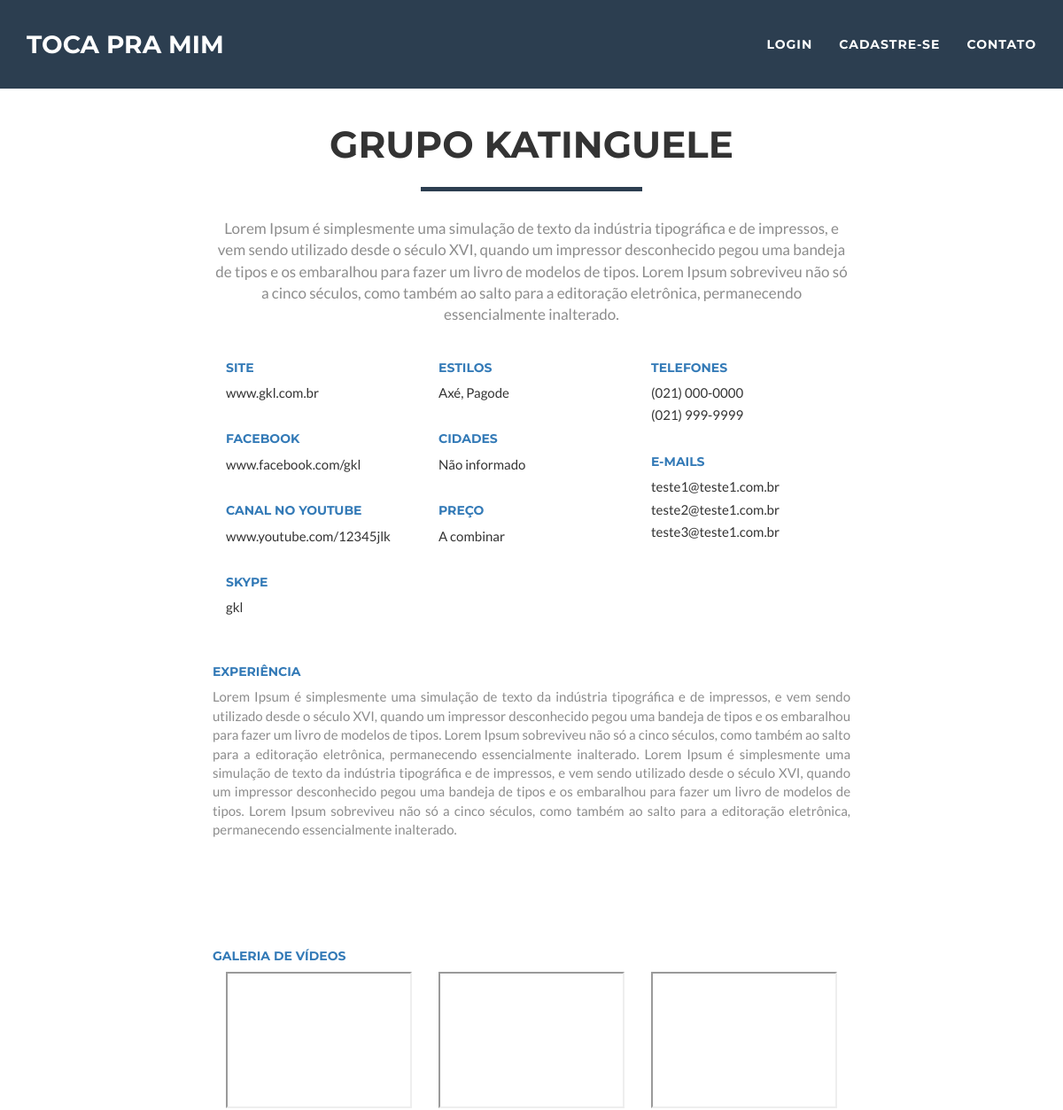
Before: /index.php/banda/index/1 (upper part) with the older database file.
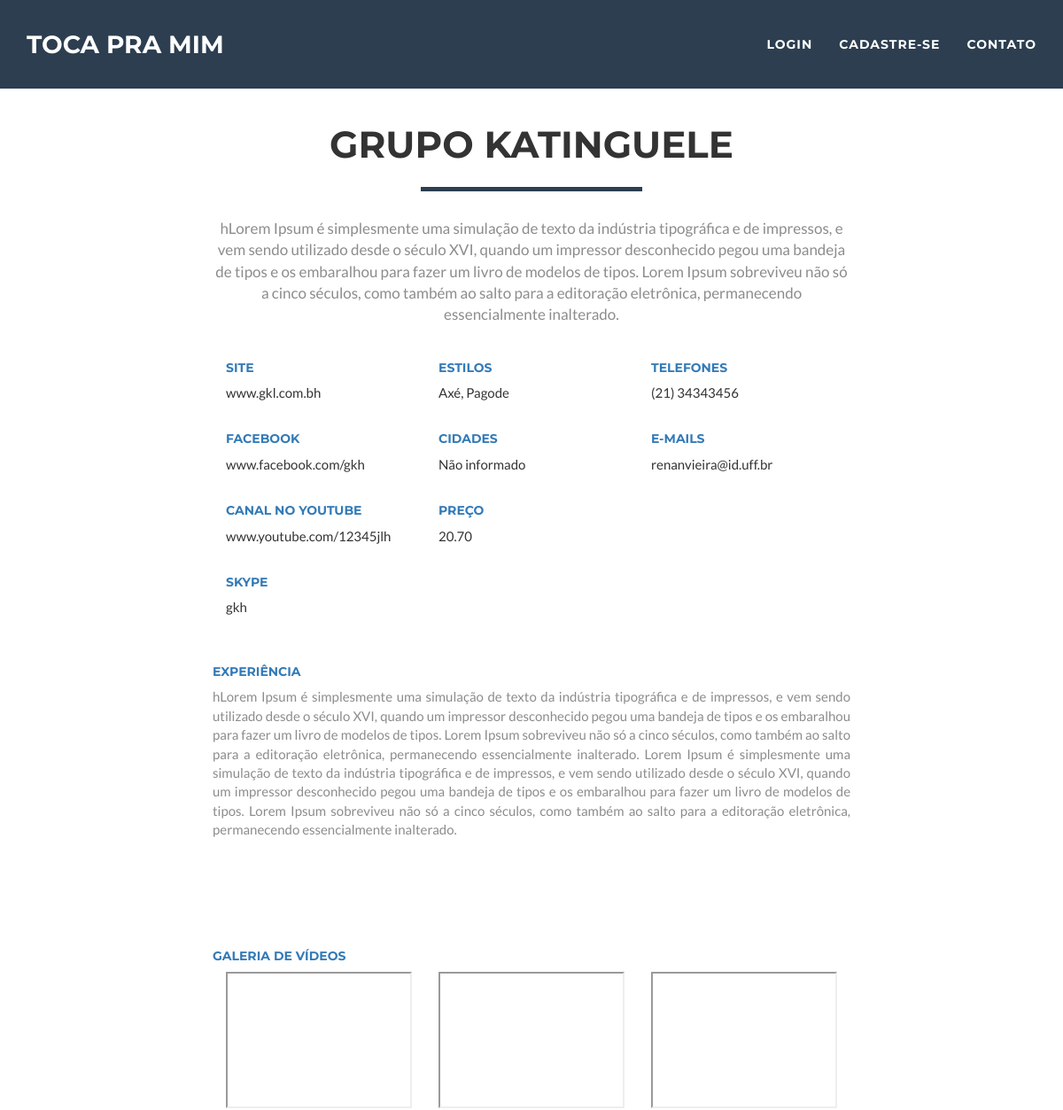
After: the same page with the newer database file.
### tables this page shows
CREATE TABLE IF NOT EXISTS `banda` (
  `BandaId` int(4) NOT NULL AUTO_INCREMENT,
  `UsuarioId` int(4) NOT NULL DEFAULT '0',
  `Nome` varchar(50) NOT NULL,
  `Experiencia` varchar(1255) DEFAULT NULL,
  `Sobre` varchar(1255) DEFAULT NULL,
  `NumIntegrantes` smallint(4) NOT NULL DEFAULT '1',
  `Preco` decimal(8,2) NOT NULL DEFAULT '0.00' COMMENT '0 = a combinar',
  `Site` varchar(255) DEFAULT NULL,
  `Facebook` varchar(255) DEFAULT NULL,
  `Skype` varchar(255) DEFAULT NULL,
  `YoutubeCanal` varchar(255) DEFAULT NULL,
  `Estrelas` smallint(4) NOT NULL DEFAULT '0',
  `Atualizacao` datetime DEFAULT NULL,
  PRIMARY KEY (`BandaId`),
  KEY `FK_banda_usuario` (`UsuarioId`),
  CONSTRAINT `FK_banda_usuario` FOREIGN KEY (`UsuarioId`) REFERENCES `usuario` (`UsuarioId`) ON DELETE NO ACTION ON UPDATE NO ACTION
);

CREATE TABLE IF NOT EXISTS `banda_telefone` (
  `BandaTelefoneId` int(4) NOT NULL AUTO_INCREMENT,
  `BandaId` int(4) NOT NULL DEFAULT '0',
  `DDD` char(10) NOT NULL DEFAULT '"000"',
  `Numero` varchar(25) NOT NULL,
  `Zap` tinyint(1) NOT NULL DEFAULT '0' COMMENT '0 nao 1 sim',
  PRIMARY KEY (`BandaTelefoneId`),
  KEY `FK_BandaTelefone_banda` (`BandaId`),
  CONSTRAINT `FK_BandaTelefone_banda` FOREIGN KEY (`BandaId`) REFERENCES `banda` (`BandaId`) ON DELETE NO ACTION ON UPDATE NO ACTION
);

CREATE TABLE IF NOT EXISTS `banda_email` (
  `BandaEmailId` int(4) NOT NULL AUTO_INCREMENT,
  `BandaId` int(4) NOT NULL DEFAULT '0',
  `Email` varchar(255) NOT NULL DEFAULT '0',
  PRIMARY KEY (`BandaEmailId`),
  KEY `FK_banda_email_banda` (`BandaId`),
  CONSTRAINT `FK_banda_email_banda` FOREIGN KEY (`BandaId`) REFERENCES `banda` (`BandaId`) ON DELETE NO ACTION ON UPDATE NO ACTION
);

CREATE TABLE IF NOT EXISTS `banda_youtube` (
  `BandaYoutubeId` int(4) NOT NULL AUTO_INCREMENT,
  `BandaId` int(4) NOT NULL DEFAULT '0',
  `URL` varchar(255) NOT NULL DEFAULT '0',
  PRIMARY KEY (`BandaYoutubeId`),
  KEY `FK_banda_youtube_banda` (`BandaId`),
  CONSTRAINT `FK_banda_youtube_banda` FOREIGN KEY (`BandaId`) REFERENCES `banda` (`BandaId`) ON DELETE NO ACTION ON UPDATE NO ACTION
);

### application/core/MY_Controller.php (called while the page is built, shortened)
<?php
class MY_Controller extends CI_Controller {
    private $dados = Array();
    public function SetDados($key, $d){
       $this->dados[$key] = $d;
    }
     public function estaLogado(){
         return $this->session->has_userdata('musica_proj');
     }
    public function displaySite($view, $path = 'site/'){
        $this->dados['logado'] = $this->estaLogado();
        $this->load->view('site/topo', $this->dados);
        $this->load->view($path . $view);
        $this->load->view('site/base');
    }
}

### application/controllers/Banda.php (called while the page is built, shortened)
<?php
class Banda extends MY_Controller {
    public function index($bandaid)
    {
        try {
            $banda = $this->banda->getBanda($bandaid);
            $telef = $this->banda->getBandaTelefones($bandaid);
            $email = $this->banda->getBandaEmails($bandaid);
            $video = $this->banda->getBandaVideos($bandaid);
            $this->displaySite("banda");
        } catch (Exception $e) {
            echo 'Exceção capturada: ',  $e->getMessage(), "\n";
        }
    }
}

### index.php (called while the page is built, shortened)
<?php
require_once BASEPATH.'core/CodeIgniter.php';

### application/models/Banda_model.php (called while the page is built, shortened)
<?php
class Banda_model extends CI_Model {
     public function getBanda($bandaid)
     {
         $query = 'select B.*,
                   (select group_concat(descricao SEPARATOR ", ") from cidade inner join banda_cidade on banda_cidade.CidadeId = cidade.cidadeid where banda_cidade.BandaId = B.BandaId ) as Cidades,
                   (select group_concat(descricao SEPARATOR ", ") from estilo inner join banda_estilo on banda_estilo.EstiloId = estilo.EstiloId where banda_estilo.BandaId = B.BandaId ) as Estilos
	           from banda B where bandaid = ' . $bandaid;
         return $this->db->query($query)->result_array();
     }
     public function getBandaTelefones($bandaid)
     {
        return $this->db->get_where('banda_telefone', array('bandaid' => $bandaid))->result_array();
     }
     public function getBandaEmails($bandaid)
     {
        return $this->db->get_where('banda_email', array('bandaid' => $bandaid))->result_array();
     }
     public function getBandaVideos($bandaid)
     {
        return $this->db->get_where('banda_youtube', array('bandaid' => $bandaid))->result_array();
     }
}

### application/views/site/banda.php (the view, shortened to what this page needs)
<br /><br />
  <section id="contact">
        <div class="container">
            <div class="row">
                <div class="col-lg-12 text-center">
                    <h2><?php echo $banda['Nome']; ?></h2>
                    <hr class="star-primary">
                </div>
            </div>
            <div class="row">
                <div class="col-lg-8 col-lg-offset-2">
                    <div class="col-xs-12">
                        <p class="banda-sobre"><?php echo $banda['Sobre']; ?></p>
                        <br />
                    </div>
                    <div class="col-xs-12 banda_detalhe">
                        <div class="col-xs-4 banda_detalhe">
                            <h5>Site</h5>
                            <p><?php echo ((is_null($banda['Site']))? 'Não informado': $banda['Site']); ?></p>
                            <br />
                            <h5>Facebook</h5>
                            <p><?php echo ((is_null($banda['Facebook']))? 'Não informado': $banda['Facebook']); ?></p>
                            <br />
                            <h5>Canal no youtube</h5>
                            <p><?php echo ((is_null($banda['YoutubeCanal']))? 'Não informado': $banda['YoutubeCanal']); ?></p>
                            <br />
                            <h5>Skype</h5>
                            <p><?php echo ((is_null($banda['Skype']))? 'Não informado': $banda['Skype']); ?></p>
                        </div>
                        <div class="col-xs-4 banda_detalhe">
                            <h5>Estilos</h5>
                            <p><?php echo ((is_null($banda['Estilos']))? 'Não informado': $banda['Estilos']); ?></p>
                            <br />
                            <h5>Cidades</h5>
                            <p><?php echo ((is_null($banda['Cidades']))? 'Não informado': $banda['Cidades']); ?></p>
                            <br />
                            <h5>Preço</h5>
                            <p><?php echo (($banda['Preco'] == 0)? 'A combinar': $banda['Preco']); ?></p>
                        </div>
                        <div class="col-xs-4 banda_detalhe">
                            <h5>Telefones</h5>
                            <?php
                               if(count($telefones) >= 1){
                                   foreach($telefones as $tel){
                                     echo '<p>(' . $tel['DDD'] . ') ' . $tel['Numero'] . '</p>';
                                   }
                               }else{
                                   echo '<p>Nenhum telefone informado!</p>';
                               }
                            ?>
                            <br />
                            <h5>E-mails</h5>
                            <?php
                               if(count($emails) >= 1){
                                   foreach($emails as $tel){
                                     echo '<p>' . $tel['Email'] . '</p>';
                                   }
                               }else{
                                   echo '<p>Nenhum e-mail informado!</p>';
                               }
                            ?>
                        </div>
                    </div>
                    <div class="col-xs-12 banda_detalhe">
                       <br />
                       <br />
                       <h5>Experiência</h5>
                       <p class="banda-experiencia"><?php echo $banda['Experiencia']; ?></p>
                       <iframe src="https://www.facebook.com/plugins/like.php?href=http%3A%2F%2Ftesteprojmusica-ga.umbler.net%2Findex.php%2Fbanda%2Findex%2F1&width=146&layout=button&action=like&size=small&show_faces=true&share=true&height=65&appId" width="146" height="65" style="border:none;overflow:hidden" scrolling="no" frameborder="0" allowTransparency="true"></iframe>
                   </div>
                    <?php
                        if(count($videos) >= 1 ){
                           echo '<div class="col-xs-12 banda_detalhe">
                                    <br />
                                    <br />
                                    <h5>GALERIA DE Vídeos</h5> ';
                                foreach ($videos as $v){
                                    echo '<div class="col-lg-4 col-md-3 col-xs-6 thumb"> <iframe width="100%" src="'. $v['URL'] .'"> </iframe> </div>';
                                }
                           echo '</div>';
                       }
                    ?>
                </div>
            </div>
        </div>
    </section>

### application/views/site/topo.php (shortened to what this page needs)
<!DOCTYPE html>
<html lang="en">
    <head>
    <link href="<?php echo base_url('content/template/vendor/bootstrap/css/bootstrap.min.css'); ?>" rel="stylesheet">
    <link href="<?php echo base_url('content/template/css/freelancer.min.css'); ?>" rel="stylesheet">
    <link href="<?php echo base_url('content/template/vendor/font-awesome/css/font-awesome.min.css'); ?>" rel="stylesheet" type="text/css">
</head>
<body id="page-top" class="index">
    <nav id="mainNav" class="navbar navbar-default navbar-fixed-top navbar-custom affix">
        <div class="container">
            <div class="navbar-header page-scroll">
                <a class="navbar-brand" href="<?php echo site_url('home'); ?>">TOCA PRA MIM</a>
            </div>
            <div class="collapse navbar-collapse" id="bs-example-navbar-collapse-1">
                <ul class="nav navbar-nav navbar-right">
                    <?php
                       if($logado){
                         echo '<li class="page-scroll"><a href="' . site_url('usuario/banda/'). '">Painel</a></li>';
                         echo '<li class="page-scroll"><a href="#">Mensagens  <span class="badge">3</span></a></li>';
                         echo '<li class="page-scroll"><a href="' . site_url('trocasenha'). '">Trocar senha</a></li>';
                         echo '<li class="page-scroll"><a href="' . site_url('contato'). '">Contato</a></li>';
                         echo '<li class="page-scroll"><a href="' . site_url('usuario/sair'). '">Sair</a></li>';
                       }else{
                         echo '<li class="page-scroll"><a href="' . site_url('login'). '">Login</a></li>';
                         echo '<li class="page-scroll"><a href="' . site_url('cadastro'). '">Cadastre-se</a></li>';
                         echo '<li class="page-scroll"><a href="' . site_url('contato'). '">Contato</a></li>';
                       }
                    ?>
                </ul>
            </div>
        </div>
    </nav>

### application/views/site/base.php (shortened to what this page needs)
</body>
</html>

Changed rows visible on the page:
removed banda_telefone: DDD "021", Numero "000-0000"
removed banda_telefone: DDD "021", Numero "999-9999"
removed banda_email: Email "teste1@teste1.com.br"
removed banda_email: Email "teste2@teste1.com.br"
removed banda_email: Email "teste3@teste1.com.br"
changed banda "GRUPO KATINGUELE": Sobre "Lorem Ipsum é simplesmente uma…" → "hLorem Ipsum é simplesmente uma…"; Site "www.gkl.com.br" → "www.gkl.com.bh"; Facebook "www.facebook.com/gkl" → "www.facebook.com/gkh"; YoutubeCanal "www.youtube.com/12345jlk" → "www.youtube.com/12345jlh"; Skype "gkl" → "gkh"; Preco (not shown) → "20.70"; Experiencia "Lorem Ipsum é simplesmente uma…" → "hLorem Ipsum é simplesmente uma…"
added banda_telefone: DDD "21", Numero "34343456"
added banda_email: Email "renanvieira@id.uff.br"
Other visible differences:
text no longer shown: "A combinar"
